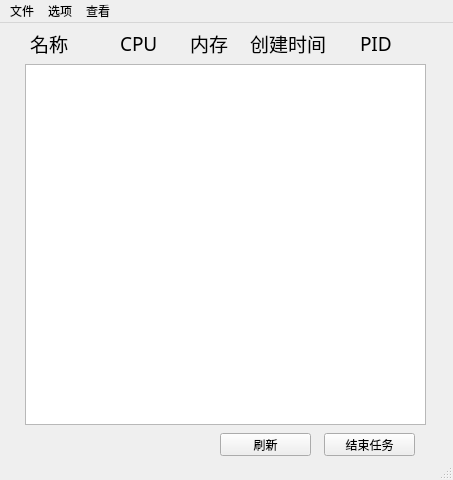
<?xml version="1.0" encoding="UTF-8"?>
<ui version="4.0">
 <class>MainWindow</class>
 <widget class="QMainWindow" name="MainWindow">
  <property name="geometry">
   <rect>
    <x>0</x>
    <y>0</y>
    <width>453</width>
    <height>480</height>
   </rect>
  </property>
  <property name="windowTitle">
   <string>MainWindow</string>
  </property>
  <widget class="QWidget" name="centralwidget">
   <widget class="QLabel" name="label">
    <property name="geometry">
     <rect>
      <x>30</x>
      <y>0</y>
      <width>61</width>
      <height>41</height>
     </rect>
    </property>
    <property name="font">
     <font>
      <family>微软雅黑</family>
      <pointsize>14</pointsize>
      <weight>50</weight>
      <bold>false</bold>
     </font>
    </property>
    <property name="layoutDirection">
     <enum>Qt::LeftToRight</enum>
    </property>
    <property name="text">
     <string>名称</string>
    </property>
   </widget>
   <widget class="QLabel" name="label_2">
    <property name="geometry">
     <rect>
      <x>120</x>
      <y>0</y>
      <width>61</width>
      <height>41</height>
     </rect>
    </property>
    <property name="font">
     <font>
      <family>微软雅黑</family>
      <pointsize>14</pointsize>
      <weight>50</weight>
      <bold>false</bold>
     </font>
    </property>
    <property name="text">
     <string>CPU</string>
    </property>
   </widget>
   <widget class="QLabel" name="label_3">
    <property name="geometry">
     <rect>
      <x>190</x>
      <y>0</y>
      <width>61</width>
      <height>41</height>
     </rect>
    </property>
    <property name="font">
     <font>
      <family>微软雅黑</family>
      <pointsize>14</pointsize>
      <weight>50</weight>
      <bold>false</bold>
     </font>
    </property>
    <property name="text">
     <string>内存</string>
    </property>
   </widget>
   <widget class="QLabel" name="label_4">
    <property name="geometry">
     <rect>
      <x>250</x>
      <y>0</y>
      <width>81</width>
      <height>41</height>
     </rect>
    </property>
    <property name="font">
     <font>
      <family>微软雅黑</family>
      <pointsize>14</pointsize>
      <weight>50</weight>
      <bold>false</bold>
     </font>
    </property>
    <property name="text">
     <string>创建时间</string>
    </property>
   </widget>
   <widget class="QLabel" name="label_5">
    <property name="geometry">
     <rect>
      <x>360</x>
      <y>0</y>
      <width>41</width>
      <height>41</height>
     </rect>
    </property>
    <property name="font">
     <font>
      <family>微软雅黑</family>
      <pointsize>14</pointsize>
      <weight>50</weight>
      <bold>false</bold>
     </font>
    </property>
    <property name="text">
     <string>PID</string>
    </property>
   </widget>
   <widget class="QListWidget" name="listWidget">
    <property name="geometry">
     <rect>
      <x>25</x>
      <y>41</y>
      <width>401</width>
      <height>361</height>
     </rect>
    </property>
   </widget>
   <widget class="QPushButton" name="pushButton">
    <property name="geometry">
     <rect>
      <x>324</x>
      <y>410</y>
      <width>91</width>
      <height>23</height>
     </rect>
    </property>
    <property name="text">
     <string>结束任务</string>
    </property>
   </widget>
   <widget class="QPushButton" name="pushButton_2">
    <property name="geometry">
     <rect>
      <x>220</x>
      <y>410</y>
      <width>91</width>
      <height>23</height>
     </rect>
    </property>
    <property name="text">
     <string>刷新</string>
    </property>
   </widget>
  </widget>
  <widget class="QMenuBar" name="menubar">
   <property name="geometry">
    <rect>
     <x>0</x>
     <y>0</y>
     <width>453</width>
     <height>23</height>
    </rect>
   </property>
   <widget class="QMenu" name="menu">
    <property name="title">
     <string>文件</string>
    </property>
    <addaction name="actionopen_new_task"/>
    <addaction name="actionexit"/>
   </widget>
   <widget class="QMenu" name="menu_2">
    <property name="title">
     <string>选项</string>
    </property>
    <addaction name="actionend_task"/>
   </widget>
   <widget class="QMenu" name="menu_3">
    <property name="title">
     <string>查看</string>
    </property>
    <addaction name="actionflesh"/>
   </widget>
   <addaction name="menu"/>
   <addaction name="menu_2"/>
   <addaction name="menu_3"/>
  </widget>
  <widget class="QStatusBar" name="statusbar"/>
  <action name="actionopen_new_task">
   <property name="text">
    <string>运行新任务</string>
   </property>
   <property name="shortcut">
    <string>Ctrl+O</string>
   </property>
  </action>
  <action name="actionexit">
   <property name="text">
    <string>退出</string>
   </property>
   <property name="shortcut">
    <string>Ctrl+W</string>
   </property>
  </action>
  <action name="actionflesh">
   <property name="text">
    <string>刷新</string>
   </property>
   <property name="shortcut">
    <string>Ctrl+R</string>
   </property>
  </action>
  <action name="actionend_task">
   <property name="text">
    <string>结束任务</string>
   </property>
   <property name="shortcut">
    <string>Del</string>
   </property>
  </action>
 </widget>
 <resources/>
 <connections/>
</ui>
